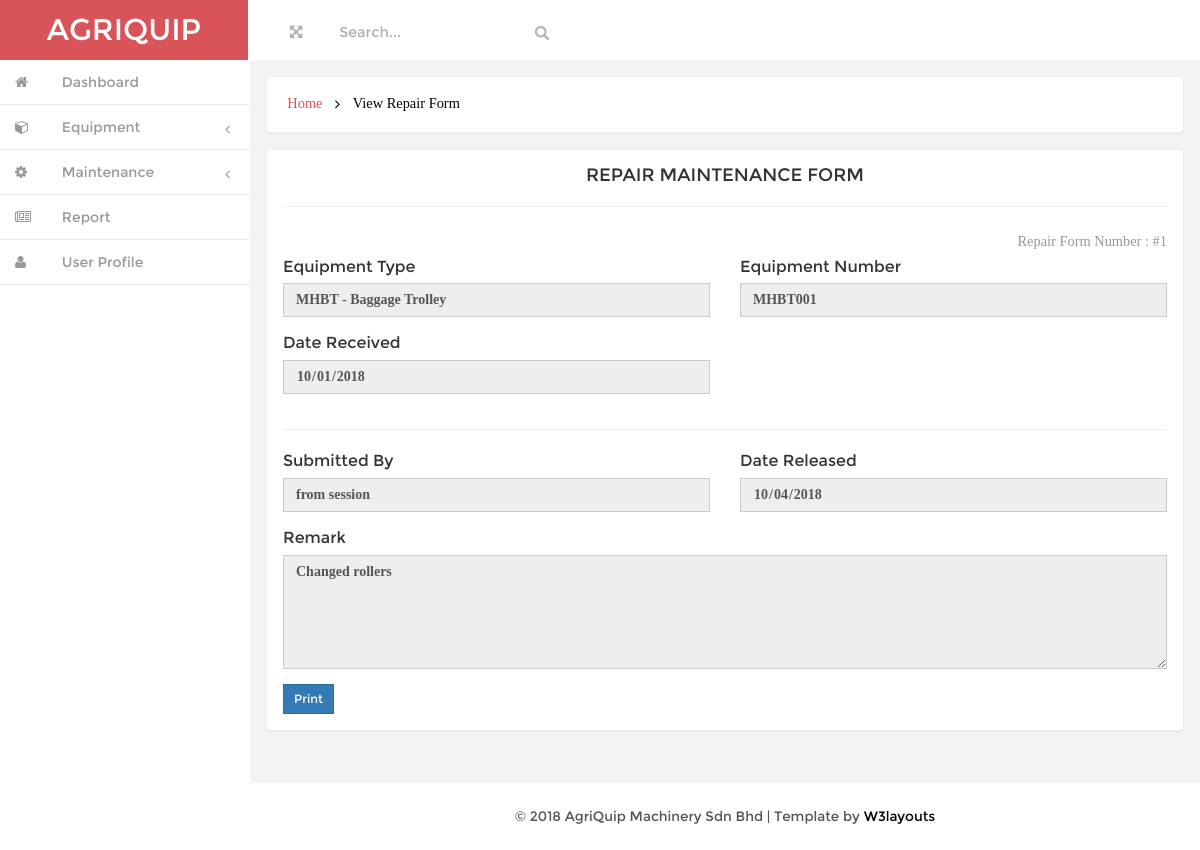
The app's page /user/admin/repairview.php?repair_id=1 with its own data.
### tables this page shows
CREATE TABLE IF NOT EXISTS `repair` (
  `repair_id` int(20) NOT NULL AUTO_INCREMENT,
  `type_name` varchar(200) NOT NULL,
  `equipment_no` varchar(200) NOT NULL,
  `date_received` varchar(20) NOT NULL,
  `submitted_by` varchar(200) NOT NULL,
  `date_released` varchar(20) NOT NULL,
  `remark` varchar(200) NOT NULL,
  PRIMARY KEY (`repair_id`)
);

### user/admin/repairview.php (the view, shortened to what this page needs)
<!DOCTYPE HTML>
<html>
<head>
<link href="css/bootstrap.min.css" rel='stylesheet' type='text/css' />
<link href="css/style.css" rel='stylesheet' type='text/css' />
<link href="css/font-awesome.css" rel="stylesheet">
<link href="css/custom.css" rel="stylesheet">
		<?php include "database.php"; ?>
</head>
<body>
<div id="wrapper">
        <nav class="navbar-default navbar-static-top" role="navigation">
             <div class="navbar-header">
               <h1> <a class="navbar-brand" href="index.html">AGRIQUIP</a></h1>
			   </div>
			 <div class=" border-bottom">
        	<div class="full-left">
        	  <section class="full-top">
				<button id="toggle"><i class="fa fa-arrows-alt"></i></button>
			</section>
			<form class=" navbar-left-right">
              <input type="text"  value="Search..." onfocus="this.value = '';" onblur="if (this.value == '') {this.value = 'Search...';}">
              <input type="submit" value="" class="fa fa-search">
            </form>
            <div class="clearfix"> </div>
           </div>
			<div class="clearfix">
     </div>
		    <div class="navbar-default sidebar" role="navigation">
            <div class="sidebar-nav navbar-collapse">
                <ul class="nav" id="side-menu">
                    <li>
                        <a href="dashboard.php" class=" hvr-bounce-to-right"><i class="fa fa-home nav_icon"></i><span class="nav-label"> Dashboard</span> </a>
                    </li>
										<li>
                        <a href="#" class=" hvr-bounce-to-right"><i class="fa fa-cube nav_icon"></i> <span class="nav-label">Equipment</span><span class="fa arrow"></span></a>
                    </li>
										<li>
                        <a href="#" class=" hvr-bounce-to-right"><i class="fa fa-cog nav_icon"></i> <span class="nav-label">Maintenance</span><span class="fa arrow"></span></a>
                    </li>
										<li>
                        <a href="report.php" class=" hvr-bounce-to-right"><i class="fa fa-newspaper-o nav_icon"></i> <span class="nav-label">Report</span> </a>
                    </li>
										<li>
                        <a href="#" class=" hvr-bounce-to-right"><i class="fa fa-user nav_icon"></i> <span class="nav-label">User Profile</span></a>
                    </li>
                </ul>
            </div>
			</div>
        </nav>
		 <div id="page-wrapper" class="gray-bg dashbard-1">
       <div class="content-main">
		     <div class="banner">
		    	<h2>
				<a href="dashboard.php">Home</a>
				<i class="fa fa-angle-right"></i>
				<span>View Repair Form</span>
				</h2>
		    </div>
 	<div class="blank">
		<?php
				$repair_id = $_GET['repair_id'];
				$sql = "SELECT * FROM repair WHERE repair_id='$repair_id'";
				$result = $conn->query($sql);
				while ($row = $result->fetch_assoc()){
				$type_name = $row['type_name'];
				$equipment_no = $row['equipment_no'];
				$date_received = $row['date_received'];
				$submitted_by = $row['submitted_by'];
				$date_released = $row['date_released'];
				$remark = $row['remark'];
				?>
			<div class="blank-page">
				<div id="printableArea">
				<div class="header">
						<h4 class="title"><center>REPAIR MAINTENANCE FORM</center></h4>
				</div>
				<hr>
				<div class="content">
					<p align="right">Repair Form Number : #<?php echo $repair_id; ?></p>
							<div class="row">
								<div class="col-md-6">
										<div class="form-group">
												<label>Equipment Type</label>
												<b><input type="text" value="<?php echo $type_name; ?>" class="form-control border-input" disabled></b>
										</div>
								</div>
								<div class="col-md-6">
										<div class="form-group">
											<label>Equipment Number</label>
											<b><input type="text" value="<?php echo $equipment_no; ?>" class="form-control border-input" disabled></b>
										</div>
								</div>
							</div>
								<div class="row">
										<div class="col-md-6">
												<div class="form-group">
														<label>Date Received</label>
														<b><input type="date" value="<?php echo $date_received; ?>" class="form-control border-input" disabled></b>
												</div>
										</div>
								</div>
								<hr>
								<div class="row">
										<div class="col-md-6">
												<div class="form-group">
														<label>Submitted By</label>
														<b><input type="text" value="<?php echo $submitted_by; ?>" class="form-control border-input" disabled></b>
												</div>
										</div>
										<div class="col-md-6">
												<div class="form-group">
														<label>Date Released</label>
														<b><input type="date" value="<?php echo $date_released; ?>" class="form-control border-input" disabled></b>
												</div>
										</div>
								</div>
								<div class="row">
										<div class="col-md-12">
												<div class="form-group">
														<label>Remark</label>
														<b><textarea rows="5" class="form-control border-input" disabled><?php echo $remark; ?></textarea></b>
												</div>
										</div>
								</div>
								<div class="text-left">
										<button class='btn btn-primary btn-sm' onclick="printDiv('printableArea')">Print</button>
								</div>
				</div>
			</div>
	    </div>
		<?php } ?>
	</div>
<div class="copy">
            <p> &copy; 2018 AgriQuip Machinery Sdn Bhd | Template by <a href="http://w3layouts.com/" target="_blank">W3layouts</a> </p>	    </div>
		</div>
		</div>
       </div>
</body>
</html>

### user/admin/css/style.css (style rules this page uses)
h4, h5, h6, h1, h2, h3 { margin: 0; }
ul, ol { margin: 0;padding: 0; }
p { margin: 0; }
html, body { font-family:'Montserrat-Regular'; font-size: 100%; background:#F3F3F4; overflow-x: hidden; }
body a { transition:0.5s all; -webkit-transition:0.5s all; -moz-transition:0.5s all; -o-transition:0.5s all; -ms-transition:0.5s all; }
div#wrapper { background-color: #fff; }
.navbar-default.sidebar { background-color: #fff; }
h1 a.navbar-brand { color: #fff !important; font-size: 30px; font-weight: 500; padding: 20px 0px; background: #d95459; text-align: center; width:248px; height: 60px; }
i.nav_icon { color: #fff; margin-right:6px; }
.sidebar ul li a { color: #999; font-size:14px; }
.hvr-bounce-to-right { display: inline-block; vertical-align: middle; -webkit-transform: translateZ(0); transform: translateZ(0); box-shadow: 0 0 1px rgba(0, 0, 0, 0); -webkit-backface-visibility: hidden; backface-visibility: hidden; -moz-osx-font-smoothing: grayscale; position: relative; -webkit-transition-property: color; transition-property: color; -webkit-transition-duration: 0.5s; transition-duration: 0.5s; }
.hvr-bounce-to-right:before { content: ""; position: absolute; z-index: -1; top: 0; left: 0; right: 80%; bottom: 0; background:#7f8c8d; -webkit-transform: scaleX(0); transform: scaleX(0); -webkit-transform-origin: 0 50%; transform-origin: 0 50%; -webkit-transition-property: transform; transition-property: transform; -webkit-transition-duration: 0.5s; transition-duration: 0.5s; -webkit-transition-timing-function: ease-out; transition-timing-function: ease-out; }
.nav > li > a { color: #999; font-weight:500; padding: 0px 20px 0px 0px; font-size: 0.85em; border-bottom: 1px solid #E9E9E9; }
.nav > li > a i { margin-right: 14px; }
i.nav_icon { color: #999; padding: 15px; width: 44px; height: 44px; }
span.fa.arrow { margin-top: 17px; }
@media (min-width: 768px) { #page-wrapper { position: inherit; margin: 0 0 0 240px; min-height: 1000px; } }
.content-main { background-color: #F3F3F4; padding-top: 1em; }
.full-top { float:left; }
.navbar-left-right { float: left; margin-left: 6%; }
.border-bottom { background-color: #fff; }
.full-left { float: left; width: 40%; margin-left: 3%; margin-top: 1.3em; }
.full-left button { background: none; border: none; outline: none; color: #B3AEAE; font-size: 0.9em; }
.navbar-left-right input[type="text"] { background: none; border: none; outline: none; color:#B3AEAE; font-size: 0.9em; }
.navbar-left-right input[type="submit"] { background: url(../images/search.png) 0px 2px no-repeat; width:16px; height:16px; border: none; outline: none; color:#B3AEAE; font-size: 0.9em; }
.banner { background: #fff; display: block; margin: 0em 1em ; padding:1em; border: 1px solid #ebeff6; border-color: #ebeff6; border-radius: 4px; -webkit-border-radius: 4px; -o-border-radius: 4px; -moz-border-radius: 4px; -ms-border-radius: 4px; -webkit-box-shadow: 0 1px 1px rgba(0,0,0,.05); box-shadow: 0 1px 1px rgba(0,0,0,.05); }
.banner h2 { font-size:0.9em; }
.banner h2 a { color:#D95459; text-decoration:none; font-family: 'Muli-Regular'; padding:0.3em ; }
.banner h2 span { color:#000; font-family: 'Muli-Regular'; padding:0.3em ; }
.banner h2 i { color:#000; vertical-align:middle; padding:0.3em ; }
.blank { padding: 1em; min-height: 650px; }
.blank-page { padding: 1em; background: #fff; border: 1px solid #ebeff6; border-radius: 4px; -webkit-border-radius: 4px; -o-border-radius: 4px; -moz-border-radius: 4px; -ms-border-radius: 4px; -webkit-box-shadow: 0 1px 1px rgba(0,0,0,.05); box-shadow: 0 1px 1px rgba(0,0,0,.05); }
.blank-page p { font-size: 0.9em; color: #999; line-height: 2em; font-family: 'Muli-Regular'; }
.form-control { box-shadow: none; outline: none; border-radius: 0px; font-family: 'Muli-Regular'; }
.btn { border-radius: 0px; outline: none; }
.checkbox-inline label,.checkbox-inline1 label,.form-group label { font-weight:400; }
.copy { background:#fff; text-align:center; padding:1.5em 0; }
.copy p, .copy-right p { font-size:0.85em; color:#555; }
.copy p a, .copy-right p a { color:#000; }

### user/admin/css/custom.css (style rules this page uses)
#wrapper { width: 100%; }
#page-wrapper { min-height: 568px; }
@media (min-width:768px) { #page-wrapper { position: inherit; margin: 0 0 0 250px; } }
.sidebar .sidebar-nav.navbar-collapse { padding-right: 0; padding-left: 0; }
.sidebar .arrow { float: right; }
.sidebar .fa.arrow:before { content: "\f104"; }
@media (min-width:768px) { .sidebar { z-index: 1; position: absolute; width: 250px; } }

### records on screen
repair: type_name "MHBT - Baggage Trolley", equipment_no "MHBT001", date_received "10/01/2018", submitted_by "from session", date_released "10/04/2018", remark "Changed rollers"
